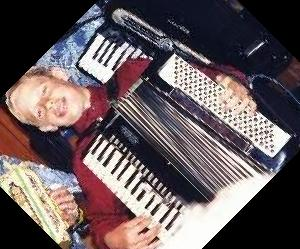
#> input picture data/Caltech-101/1/image_0016.jpg, 300 x 249 px; its folder holds only this picture in this run
$ python -i net_functions.py   (imports and definitions only)   (older library calls are emulated)
#> lines starting #> are read from the running program, lines starting #| are printed output that depends on the picture
#-*-coding:UTF-8-*-
import os
import random
import tensorflow as tf
import numpy as np

from PIL import Image

###########Tensorflow standard operations wrappers#########

# [4 lines left out: function weights, not called in this run]

def biases(value,shape,name):
    b=tf.Variable(tf.constant(value,shape=shape),name=name)
    return b

def conv2d(x,W,stride,padding):
    return tf.nn.conv2d(x,W,strides=[1,stride[0],stride[1],1],padding=padding)

def max_pool2d(x,kernel,stride,padding):
    return tf.nn.max_pool(x,ksize=kernel,strides=stride,padding=padding)

def relu(x):
    return tf.nn.relu(x)

# [5 lines left out: function batch_norm, not called in this run]

def lrn(x,depth_radius,bias,alpha,beta):
    return tf.nn.local_response_normalization(x,depth_radius,bias,alpha,beta)


# [16 lines left out: functions onehot, read_batch, not called in this run]

def read_image(image_folder):
    image_path=os.path.join(image_folder,random.choice(os.listdir(image_folder)))
    return preprocess_image(image_path)

def preprocess_image(image_path):
#> called with image_path = 'data/Caltech-101/1/image_0016.jpg'
    IMAGE_MEAN=[129.30,124.07,112.43]
    img=Image.open(image_path).convert('RGB')
#> img is the input picture: PIL image 300x249 RGB; mean R, G, B 102.5, 90, 92.5
    #resize成256×...,再进行裁剪
    if(img.size[0]<img.size[1]):
        h=int(float(256*img.size[1])/img.size[0])
        img=img.resize((256,h),Image.ANTIALIAS)
    else:
        w=int(float(256*img.size[0])/img.size[1])
#> w = 308
        img=img.resize((w,256),Image.ANTIALIAS)
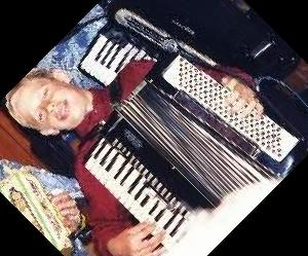
#> img: PIL image 308x256 RGB; mean R, G, B 102.3, 90, 92.5

    #crop to 224*224 size
    x=random.randint(0,img.size[0]-224)
#> x = 49
    y=random.randint(0,img.size[1]-224)
#> y = 26
    cropped_img=img.crop((x,y,x+224,y+224))
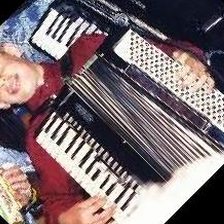
#> cropped_img: PIL image 224x224 RGB; mean R, G, B 125, 110, 113.8
    cropped_im_array=np.array(cropped_img,dtype=np.float32)
    for i in range(3):
        cropped_im_array[:,:,i]-= IMAGE_MEAN[i]

    return cropped_im_array

# [5 lines left out: function format_time, not called in this run]


>>> result = preprocess_image('data/Caltech-101/1/image_0016.jpg')

$ run again, on data/Caltech-101/1/image_0043.jpg
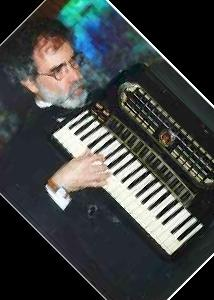
#> input picture data/Caltech-101/1/image_0043.jpg, 214 x 300 px
#> in preprocess_image, img is the input picture: PIL image 214x300 RGB; mean R, G, B 63, 66.4, 66.1
#> in preprocess_image, `img=img.resize((256,h),Image.ANTIALIAS)`:
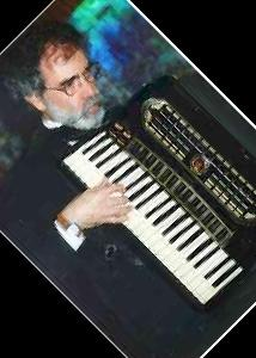
#> img: PIL image 256x358 RGB; mean R, G, B 63, 66.4, 66.2
#> in preprocess_image, `cropped_img=img.crop((x,y,x+224,y+224))`:
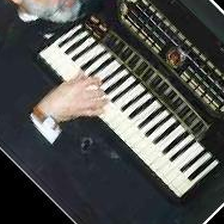
#> cropped_img: PIL image 224x224 RGB; mean R, G, B 80.4, 81.4, 79.4
